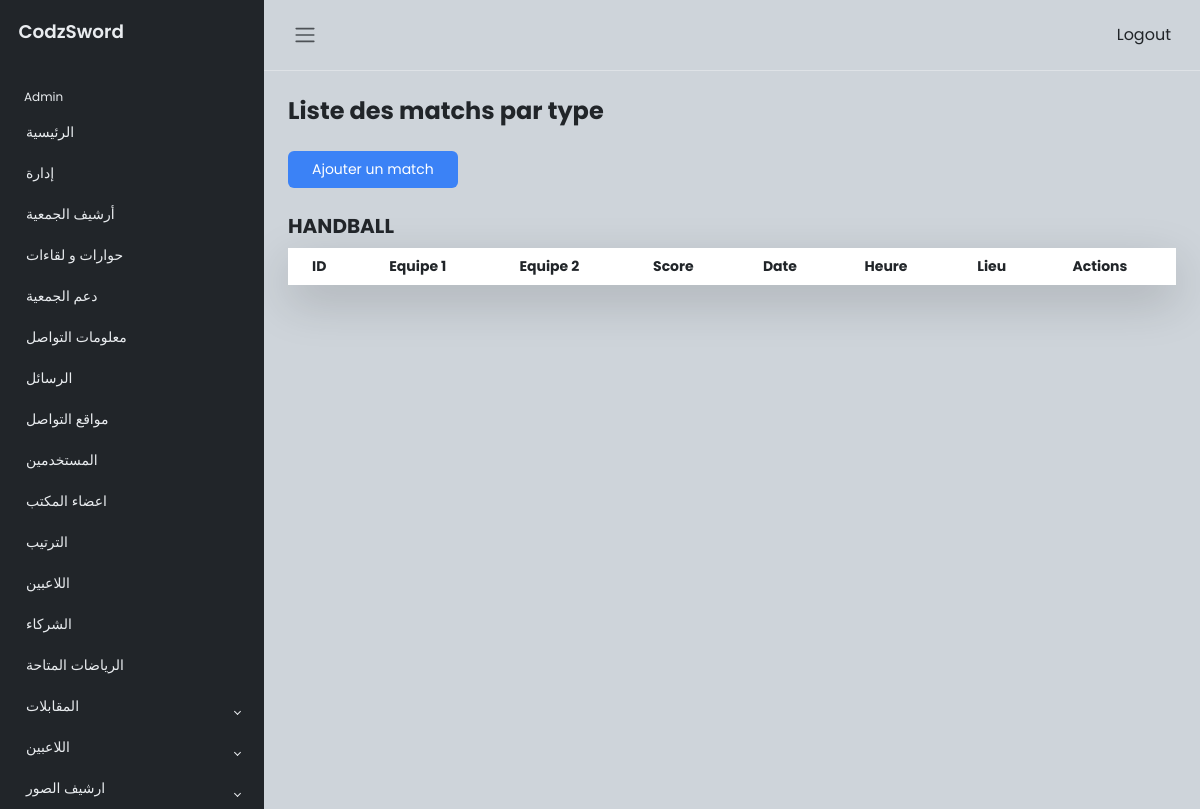
Before: /admin/matche_handball.php with the older database file.
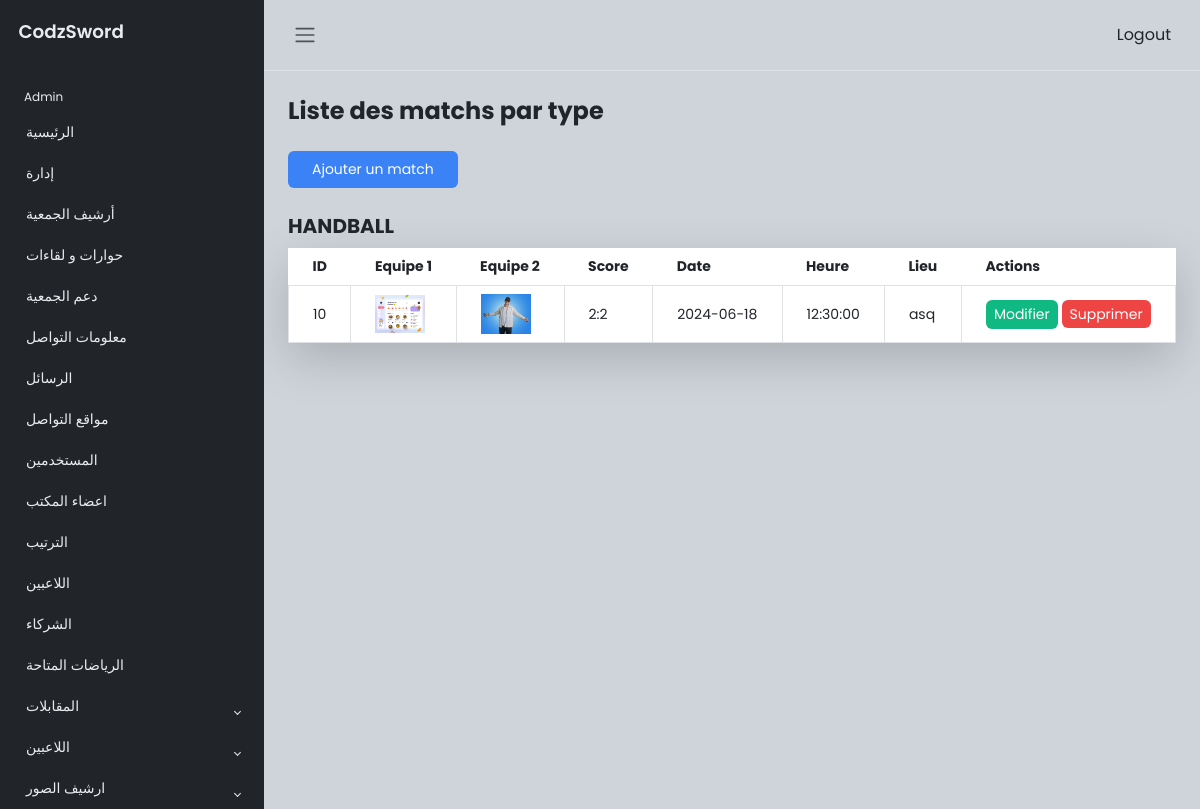
After: the same page with the newer database file.
### tables this page shows
CREATE TABLE `matches` (
  `id` int(11) NOT NULL,
  `team1_logo` varchar(255) DEFAULT NULL,
  `team2_logo` varchar(255) DEFAULT NULL,
  `score` varchar(10) DEFAULT NULL,
  `date` date DEFAULT NULL,
  `time` time DEFAULT NULL,
  `location` varchar(255) DEFAULT NULL,
  `categorie_id` int(11) DEFAULT NULL,
  `type_sport_id` int(11) DEFAULT NULL
);

### admin/matche_handball.php (the view, shortened to what the changed rows need)
<?php
$servername = "localhost";
$username = "root";
$password = "";
$dbname = "association";
$conne = new mysqli($servername, $username, $password, $dbname);
?>
<!DOCTYPE html>
<html lang="en">
<head>
    <link href="https://cdn.jsdelivr.net/npm/tailwindcss@2.2.19/dist/tailwind.min.css" rel="stylesheet">
    <link rel="stylesheet" href="https://stackpath.bootstrapcdn.com/bootstrap/4.5.2/css/bootstrap.min.css">
    <link rel="stylesheet" href="https://cdn.jsdelivr.net/npm/bootstrap@5.3.0-alpha2/dist/css/bootstrap.min.css">
    <link rel="stylesheet" href="css/style.css">
</head>
<body class="bg-gray-100">
<div class="wrapper">
        <div class="main">
        <div class="container mx-auto p-4">
            <h2 class="text-2xl font-bold mb-4">Liste des matchs par type</h2>
                <div class="mb-6">
                    <table class="w-full bg-white shadow-lg">
                        <thead>
                        <th class="py-2 px-4">ID</th>
                                <th class="py-2 px-4">Equipe 1</th>
                                <th class="py-2 px-4">Equipe 2</th>
                                <th class="py-2 px-4">Score</th>
                                <th class="py-2 px-4">Date</th>
                                <th class="py-2 px-4">Heure</th>
                                <th class="py-2 px-4">Lieu</th>
                                <th class="py-2 px-4">Actions</th>
                        </thead>
                        <tbody>
                            <?php
                            $sql_matches = "SELECT * FROM matches WHERE type_sport_id IN (SELECT id FROM types_photos WHERE id=5)";
                            $stmt = $conne->prepare($sql_matches);
                            $stmt->execute();
                            $result_matches = $stmt->get_result();
                            while($row_match = $result_matches->fetch_assoc()): ?>
                                <tr>
                                    <td class="border px-4 py-2"><?php echo $row_match['id']; ?></td>
                                    <td class="border px-4 py-2"><img src="<?php echo $row_match['team1_logo']; ?>" alt="Logo Equipe 1" width="50"></td>
                                    <td class="border px-4 py-2"><img src="<?php echo $row_match['team2_logo']; ?>" alt="Logo Equipe 2" width="50"></td>
                                    <td class="border px-4 py-2"><?php echo $row_match['score']; ?></td>
                                    <td class="border px-4 py-2"><?php echo $row_match['date']; ?></td>
                                    <td class="border px-4 py-2"><?php echo $row_match['time']; ?></td>
                                    <td class="border px-4 py-2"><?php echo $row_match['location']; ?></td>
                                    <td class="border px-4 py-2">
                                    <button class="bg-green-500 text-white px-2 py-1 rounded hover:bg-green-600 edit-match-button" data-toggle="modal" data-target="#editMatchModal" data-id="<?php echo $row_match['id']; ?>" data-team1_logo="<?php echo $row_match['team1_logo']; ?>" data-team2_logo="<?php echo $row_match['team2_logo']; ?>" data-score="<?php echo $row_match['score']; ?>" data-date="<?php echo $row_match['date']; ?>" data-time="<?php echo $row_match['time']; ?>" data-location="<?php echo $row_match['location']; ?>">Modifier</button>
                                        <a href="matche_handball.php?delete=<?php echo $row_match['id']; ?>" class="bg-red-500 text-white px-2 py-1 rounded hover:bg-red-600" onclick="return confirm('Êtes-vous sûr de vouloir supprimer ce match ?');">Supprimer</a>
                                    </td>
                                </tr>
                            <?php endwhile; ?>
                        </tbody>
                    </table>
                </div>
        </div>
    </div>
</div>
</body>
</html>

Changed rows visible on the page:
added matches: id "10", team1_logo (picture), team2_logo (picture), score "2:2", date "2024-06-18", time "12:30:00", location "asq"
